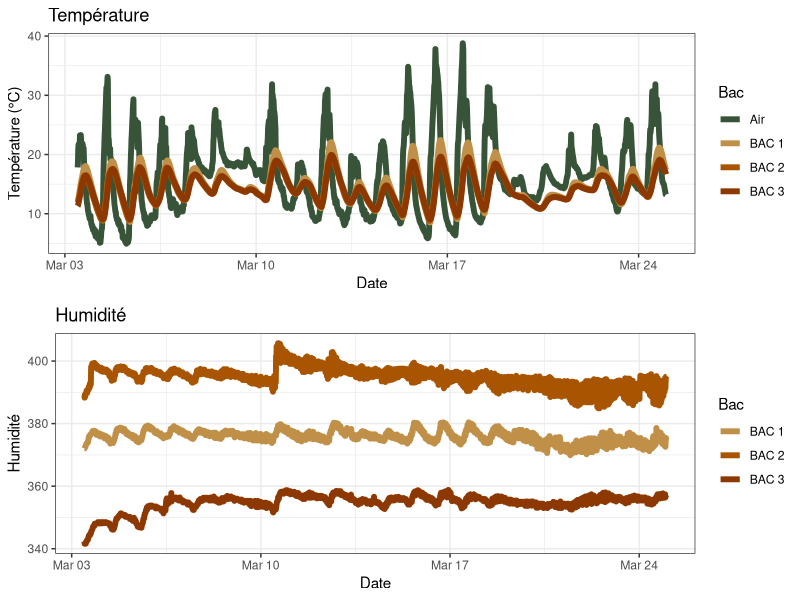

Generate this figure with R:
# Chargement des bibliothèques nécessaires
library(ggplot2)
library(tidyr)
library(dplyr)
library(lubridate)

# Lecture des données CSV
data <- read.csv("images_acquisition/BACs_sensors.dat", sep = ",", skip = 1,  na.strings = c("NAN", "NA"))
data <- data[-c(1:9), ]

# Liste des couleurs personnalisées
bac_colors <- c("BAC 1" = "#c09048",   # Couleur pour BAC 1
                "BAC 2" = "#a85400",   # Couleur pour BAC 2
                "BAC 3" = "#8c3800",   # Couleur pour BAC 3
                "Air" = "#385438")     # Couleur pour Air

# Conversion de la colonne TIMESTAMP en format date-temps
data$TIMESTAMP <- as.POSIXct(data$TIMESTAMP, format="%Y-%m-%d %H:%M")

# Remplacement des valeurs "NAN" par NA
data <- data %>%
  mutate_if(is.character, as.numeric)   # Conversion des colonnes en numérique

# Définition de la période à visualiser
date_debut <- as.POSIXct("2025-02-28 16:00:00")
date_fin <- as.POSIXct("2025-03-25 00:00:00")

# Transformation des données pour le graphique des températures (TC)
temp_data <- data %>%
  select(TIMESTAMP, TC.1., TC.2., TC.3., TC.4.) %>%
  pivot_longer(cols = starts_with("TC"), names_to = "Bac", values_to = "Température") %>%
  mutate(Bac = recode(Bac, 
                      "TC.1." = "BAC 1", 
                      "TC.2." = "BAC 2", 
                      "TC.3." = "BAC 3", 
                      "TC.4." = "Air")) %>%
  filter(TIMESTAMP >= date_debut & TIMESTAMP <= date_fin)

# Transformation des données pour le graphique de l'humidité volumique (VWC)
hum_data <- data %>%
  select(TIMESTAMP, VWC.1., VWC.2., VWC.3.) %>%
  pivot_longer(cols = starts_with("VWC"), names_to = "Bac", values_to = "Humidité") %>%
  mutate(Bac = recode(Bac, 
                      "VWC.1." = "BAC 1", 
                      "VWC.2." = "BAC 2", 
                      "VWC.3." = "BAC 3")) %>%
  filter(TIMESTAMP >= date_debut & TIMESTAMP <= date_fin)

# Graphique des températures
temp <- ggplot(temp_data, aes(x = TIMESTAMP, y = Température, color = Bac)) +
  geom_line(size = 2) +
  scale_color_manual(values = bac_colors) +  # Applique la palette personnalisée
  labs(title = "Température", x = "Date", y = "Température (°C)") +
  theme_bw()

# Graphique de l'humidité
hum <- ggplot(hum_data, aes(x = TIMESTAMP, y = Humidité, color = Bac)) +
  geom_line(size = 2) +
  scale_color_manual(values = bac_colors) +  # Applique la palette personnalisée
  labs(title = "Humidité", x = "Date", y = "Humidité") +
  theme_bw()

# Affichage des graphiques
gridExtra::grid.arrange(temp, hum, ncol = 1)
